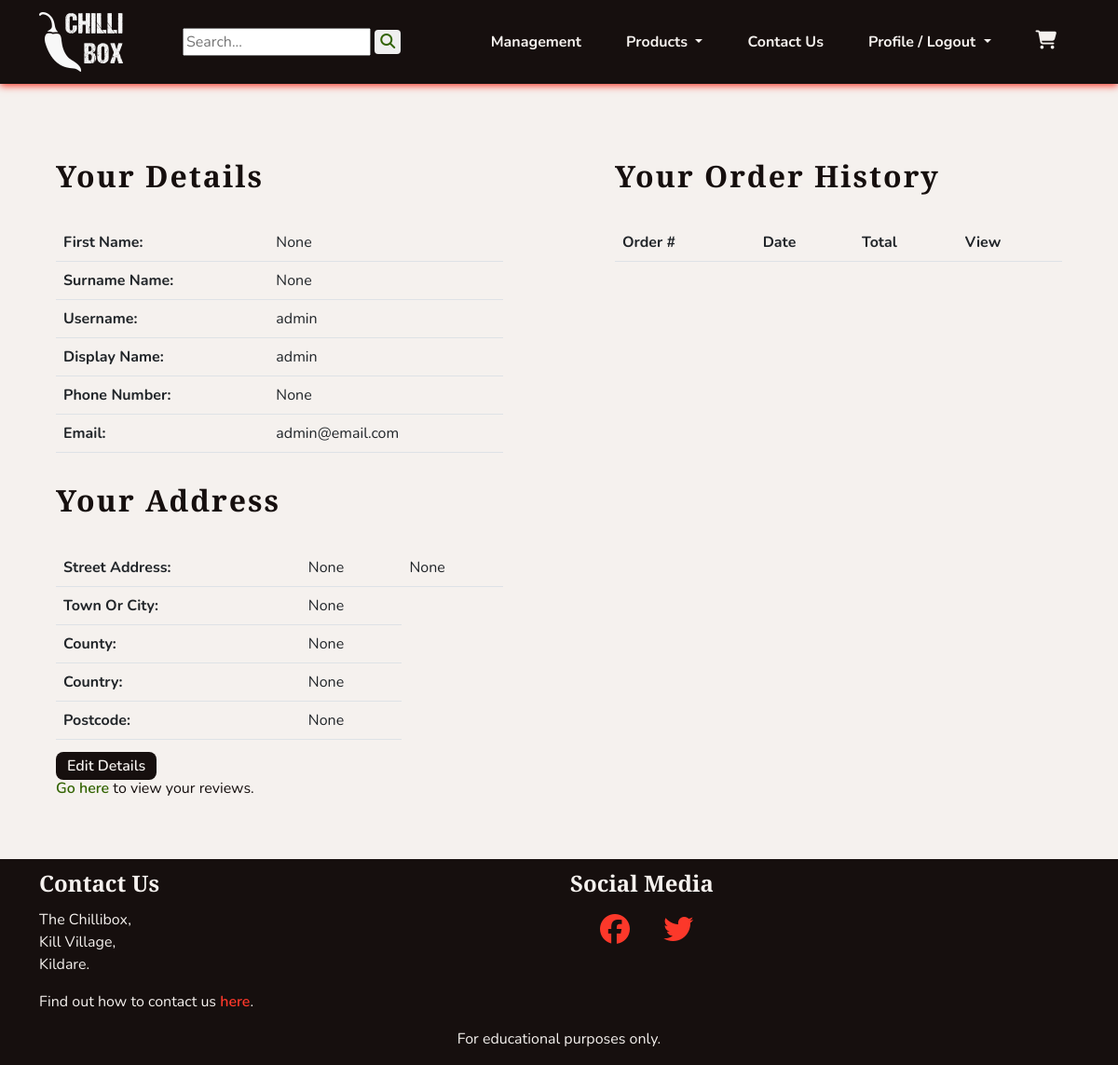
Before: /profiles/profile/ (signed in) with the older database file.
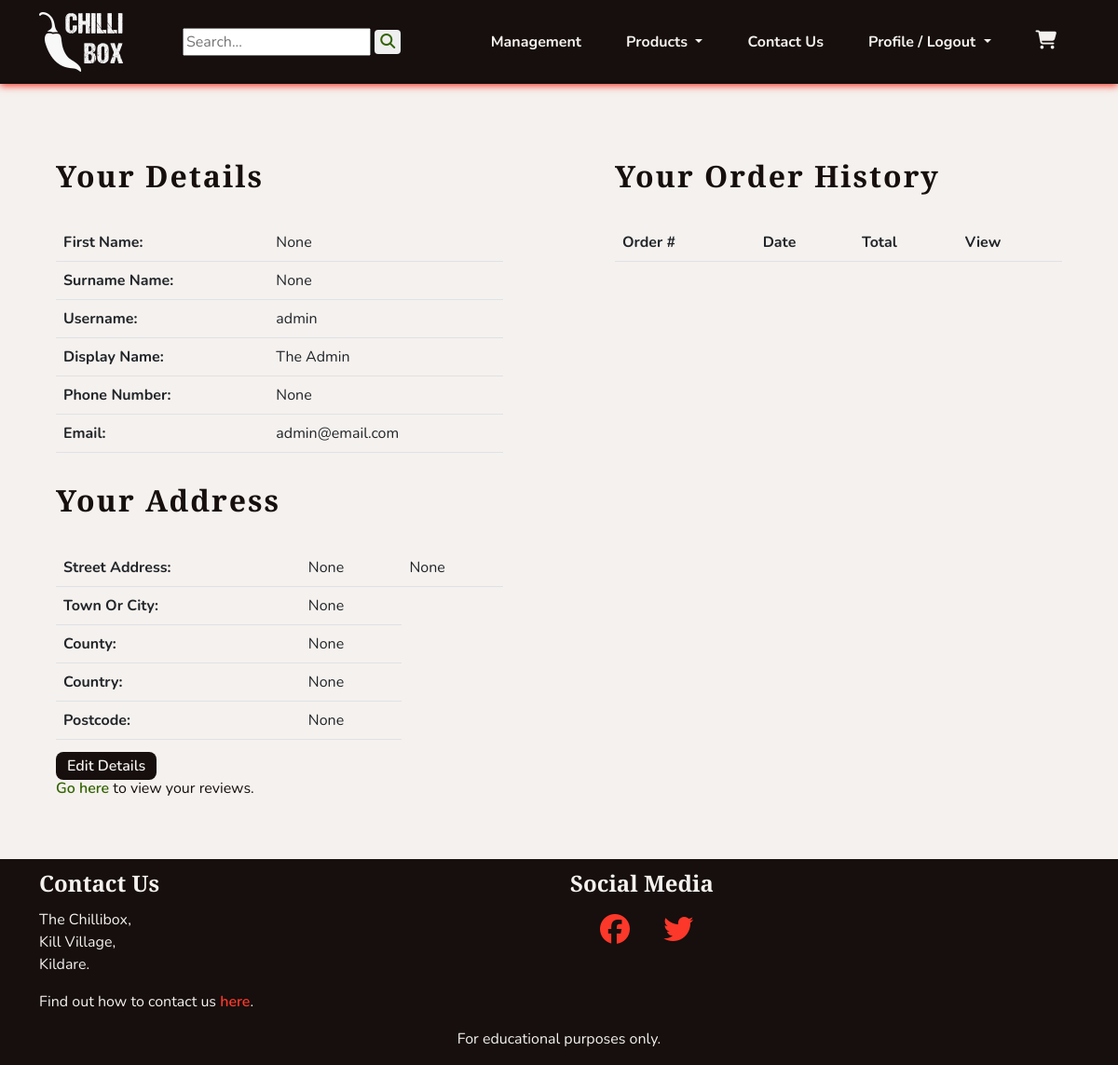
After: the same page with the newer database file.
### profiles/models.py (models this page shows, shortened)
class UserProfile(models.Model):
    user = models.OneToOneField(User, on_delete=models.CASCADE)
    first_name = models.CharField(max_length=40, null=True, blank=True)
    last_name = models.CharField(max_length=80, null=True, blank=True)
    display_name = models.CharField(max_length=40, null=True, blank=True)
    phone_number = models.CharField(max_length=20, null=True, blank=True)
    street_address1 = models.CharField(max_length=80, null=True, blank=True)
    street_address2 = models.CharField(max_length=80, null=True, blank=True)
    town_or_city = models.CharField(max_length=40, null=True, blank=True)
    county = models.CharField(max_length=80, null=True, blank=True)
    country = CountryField(blank_label='Country', null=True, blank=True)
    postcode = models.CharField(max_length=20, null=True, blank=True)
    class Meta:
        verbose_name_plural = "User Profiles"
    def __str__(self):
        return self.display_name

### profiles/views.py (the view)
# urls.py: path('profile/', views.ProfileView.as_view(), name='profile'),
class ProfileView(LoginRequiredMixin, View):
    def get(self, request):
        profile = get_object_or_404(UserProfile, user=request.user)
        orders = profile.orders.all().order_by('-date')
        template_name = 'profiles/profile.html'
        context = {
            'profile': profile,
            'orders': orders,
            }
        return render(request, template_name, context)

### cart/contexts.py (called while the page is built, shortened)
def cart_contents(request):
    cart_items = []
    total = 0
    product_count = 0
    cart = request.session.get('cart', {})
    if total < settings.FREE_DELIVERY_THRESHOLD:
        delivery = Decimal(settings.STANDARD_DELIVERY_COST)
        free_delivery_delta = settings.FREE_DELIVERY_THRESHOLD - total
    else:
        delivery = 0
        free_delivery_delta = 0
    grand_total = delivery + total
    context = {
        'cart_items': cart_items,
        'total': total,
        'product_count': product_count,
        'delivery': delivery,
        'free_delivery_delta': free_delivery_delta,
        'free_delivery_threshold': settings.FREE_DELIVERY_THRESHOLD,
        'grand_total': grand_total,
    }
    return context

### profiles/templates/profiles/profile.html (shortened to what this page needs)
{% extends 'base.html' %}
{% block content %}
<section class="row">
    <div class="col-12 col-md-6">
        <div class="col-10 mx-auto">
            <h1 class="headings">Your Details</h1>
            <table class="table">
                <tr>
                    <th>First Name: </th>
                    <td>{{ profile.first_name }} </td>
                </tr>
                <tr>
                    <th>Surname Name: </th>
                    <td>{{ profile.last_name }} </td>
                </tr>
                <tr>
                    <th>Username: </th>
                    <td>{{ profile.user.username }} </td>
                </tr>
                <tr>
                    <th>Display Name: </th>
                    <td>{{ profile.display_name }} </td>
                </tr>
                <tr>
                    <th>Phone Number: </th>
                    <td>{{ profile.phone_number }} </td>
                </tr>
                <tr>
                    <th>Email: </th>
                    <td>{{ profile.user.email }} </td>
                </tr>
            </table>
            <h2 class="headings">Your Address</h2>
            <table class="table">
                <tr>
                    <th>Street Address: </th>
                    <td>{{ profile.street_address1 }} </td>
                    <td>{{ profile.street_address2 }} </td>
                </tr>
                <tr>
                    <th>Town Or City: </th>
                    <td>{{ profile.town_or_city }} </td>
                </tr>
                <tr>
                    <th>County: </th>
                    <td>{{ profile.county }} </td>
                </tr>
                <tr>
                    <th>Country: </th>
                    <td>{{ profile.country }} </td>
                </tr>
                <tr>
                    <th>Postcode: </th>
                    <td>{{ profile.postcode }} </td>
                </tr>
            </table>
            <a class="chilli-btn" href="{% url 'profiles:edit_profile' %}">Edit Details</a>
            <div>
                <p><a class="chilli-link" href="{% url 'profiles:review_list' %}">Go here</a>
                 to view your reviews.</p>
            </div>
        </div>
    </div>
    <div class="col-12 col-md-6">
        <div class="col-10 mx-auto">
            <h2 class="headings">Your Order History</h2>
            <table class="table">
                <thead>
                    <tr>
                        <th>Order #</th>
                        <th>Date</th>
                        <th>Total</th>
                        <th>View</th>
                    </tr>
                </thead>
            </table>
        </div>
    </div>
</section>
{% endblock %}

Changed rows visible on the page:
changed UserProfile "None": display_name "admin" → "The Admin"
